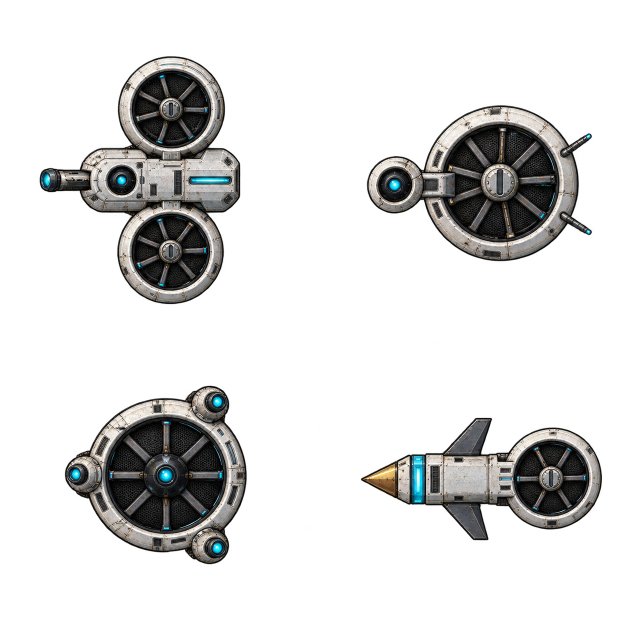
#> input picture art-source/drones/tt-drones/drones-raw.png, 1254 x 1254 px (shown at 1/2 size)
$ python pack.py
#> lines starting #> are read from the running program, lines starting #| are printed output that depends on the picture; after the words box and inside, x2 and y2 are one past the last pixel; in counts of white or black regions, pixels touching at a corner belong together
"""Cuts the painted drone sheet (drones-raw.png) into one shipped sprite per role.

Each quadrant of the sheet holds one drone facing LEFT (guide.py). A sprite is cropped to the drone's alpha bounds,
turned to face UP (the battle renderer's 0 degrees is +Y) and scaled so its long axis is SPRITE_PX pixels.
"""
from pathlib import Path

from PIL import Image

from guide import PANELS

HERE = Path(__file__).resolve().parent
OUT = HERE.parents[2] / "mod" / "graphics" / "battle" / "drones"
SPRITE_PX = 192


def main():
    sheet = Image.open(HERE / "drones-raw.png").convert("RGBA")
#> sheet is the input picture: PIL image 1254x1254 RGBA; mean R, G, B, A 22.2, 22, 21.5, 56
    half_w, half_h = sheet.width // 2, sheet.height // 2
#> half_w = 627; half_h = 627
    OUT.mkdir(parents=True, exist_ok=True)
    for role, (col, row, _) in PANELS.items():
        panel = sheet.crop((col * half_w, row * half_h, (col + 1) * half_w, (row + 1) * half_h))
        alpha = panel.getchannel("A").point(lambda a: 255 if a > 24 else 0)
        box = alpha.getbbox()
        drone = panel.crop(box).rotate(-90, expand=True, resample=Image.BICUBIC)
        scale = SPRITE_PX / max(drone.size)
        drone = drone.resize((max(1, round(drone.width * scale)), max(1, round(drone.height * scale))),
                             Image.LANCZOS)
        drone.save(OUT / f"tt-{role}.png")
        print(role, drone.size)
#> this loop made 4 passes
#> box on passes 1 to 4: (79, 112, 481, 609), (106, 210, 557, 523), (129, 144, 494, 502), (94, 208, 577, 454)
#> pass 1, in main, `panel = sheet.crop((col * half_w, row * half_h, (col + 1) * half_w, (r..`:
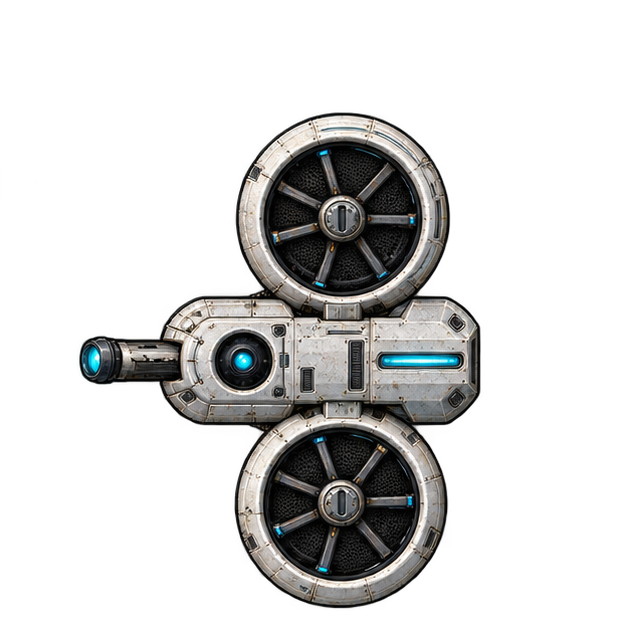
#> panel: PIL image 627x627 RGBA; mean R, G, B, A 29.4, 29.1, 28.5, 69.5; transparent parts drawn white
#> pass 1, in main, `alpha = panel.getchannel("A").point(lambda a: 255 if a > 24 else 0)`:
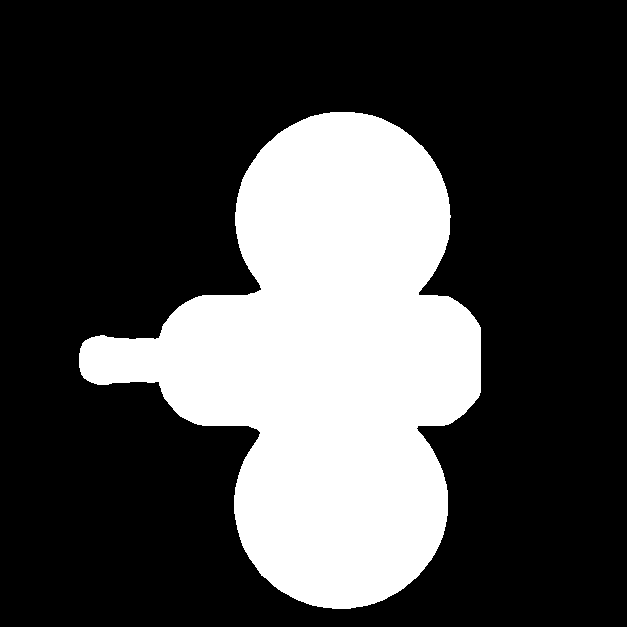
#> alpha: PIL image 627x627 L; 27.8% white; 1 white region, box (x1, y1, x2, y2) and area: (79, 112, 481, 609) 109276
#> pass 1, in main, `drone = panel.crop(box).rotate(-90, expand=True, resample=Image.BICUBIC)`:
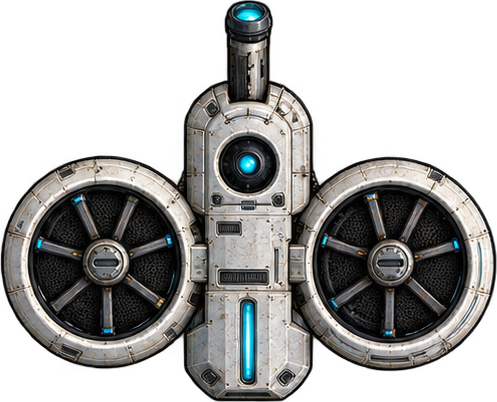
#> drone: PIL image 497x402 RGBA; mean R, G, B, A 57.7, 57.2, 55.9, 136.8; transparent parts drawn white
#> pass 1, in main, `drone = drone.resize((max(1, round(drone.width * scale)), max(1, round..`:
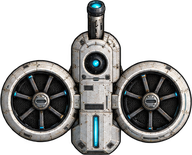
#> drone: PIL image 192x155 RGBA; mean R, G, B, A 56.6, 56.3, 55, 136.9; transparent parts drawn white
#> after the loop:
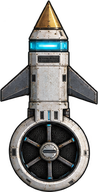
#> drone: PIL image 98x192 RGBA; mean R, G, B, A 57.9, 58.2, 56.5, 136.7; transparent parts drawn white


if __name__ == "__main__":
    main()
